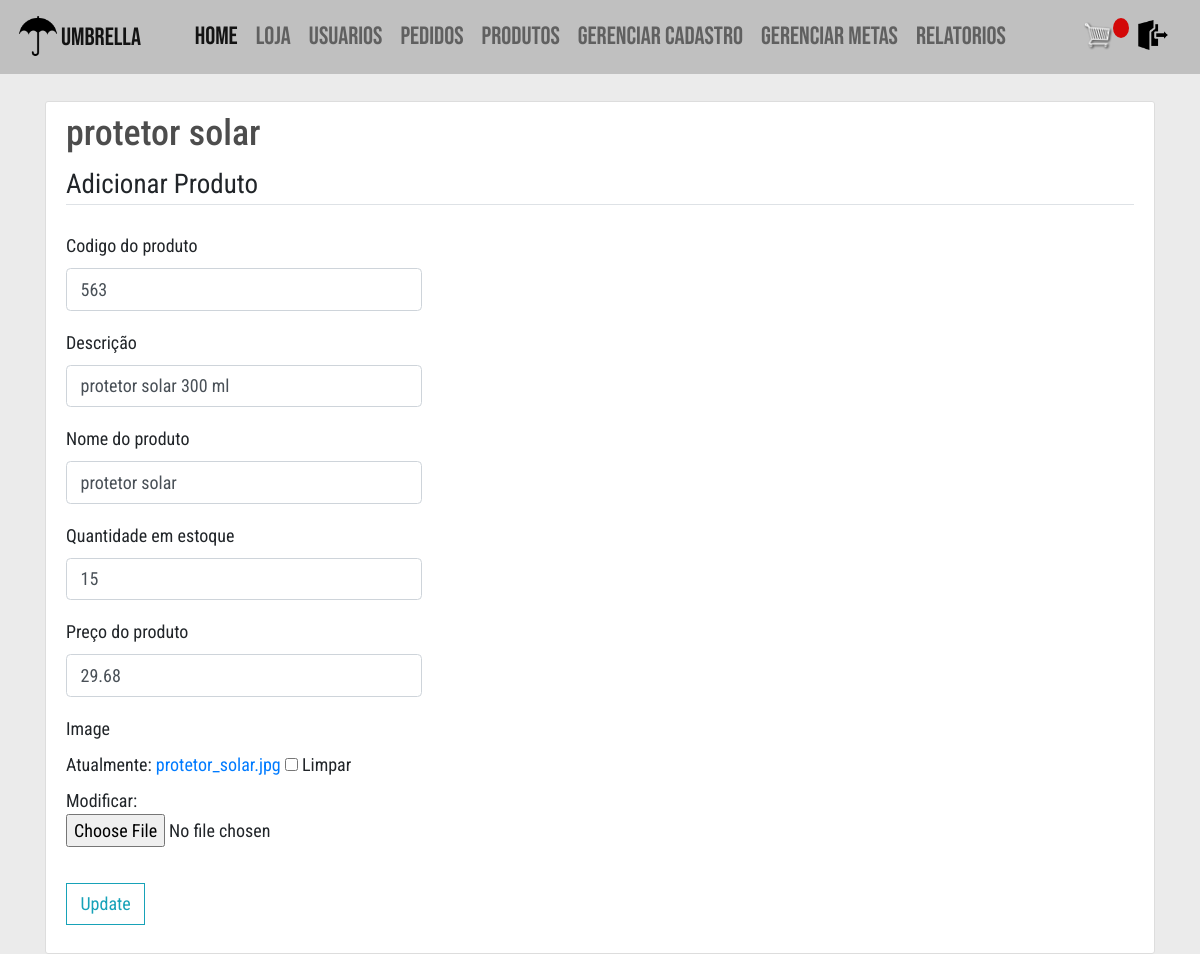
The page /atualizar_produto/1/ (signed in) on the database its author committed.
### vendas/models.py (models this page shows, shortened)
class Produto(models.Model):
    codigo = models.IntegerField(_("codigo do produto"), unique=True)
    descricao = models.CharField(_("descrição"), max_length=200)
    nome = models.CharField(_("nome do produto"),
                            max_length=100)
    qtde_estoque = models.PositiveIntegerField(
        _("quantidade em estoque"))
    preco = models.FloatField(_("preço do produto"))
    image = models.ImageField(null=True, blank=True)

### vendas/views.py (the view)
# urls.py: path('atualizar_produto/<int:pk>/',views.atualizarProduto, name='atualizar_produto'),
@login_required
@user_passes_test(supervisor_franquia_check)
def atualizarProduto(request, pk):
    produto = Produto.objects.get(id=pk)
    if request.method == 'POST':
        form = FormProduto(request.POST, request.FILES, instance=produto)
        if form.is_valid():
            form.save()
            sweetify.success(request, 'Produto atualizados')
        else:
            sweetify.error(request, 'Houve um erro na atualização dos dados')
    else:
        form = FormProduto(instance=produto)
    return render(request, 'vendas/dados_produtos.html', {'form': form, 'produto': produto})

### vendas/forms.py
class FormProduto(forms.ModelForm):
    class Meta:
        model = Produto
        fields = '__all__'

### users/models.py (called while the page is built)
    def __str__(self):
        return self.email

### vendas/views.py (called while the page is built)
def supervisor_franquia_check(user):
    if user.tipo == User.SUPERVISOR or user.tipo == User.FRANQUIA:
        return True
    else:
        return False

### vendas/templates/vendas/dados_produtos.html (shortened to what this page needs)
{% extends "vendas/base.html" %}
{% load crispy_forms_tags %}
{% block content %}
  <div class="content-section">
    <div class="media">
      <div class="media-body">
        <h2 class="account-heading">{{ produto.nome }}</h2>
      </div>
    </div>
    <form method="POST" enctype="multipart/form-data">
      <fieldset class="form-group">
        <legend class="border-bottom mb-4">Adicionar Produto</legend>
        {{ form|crispy }}
      </fieldset>
      <div class="form-group">
        <button class="btn btn-outline-info" type="submit">Update</button>
      </div>
    </form>
  </div>
{% endblock content %}

### vendas/static/vendas/css/style.css (style rules this page uses)
html { font-size: 18px; }
body { margin: 0; padding: 0; font-family: 'Roboto Condensed', sans-serif; background-color: #EBEBEB; background-size: cover; background-repeat: no-repeat; background-position: center; height: 100vh; }
h1, h2, h3, h4, h5, h6 { color: hsl(0, 0%, 30%); }
.btn { border-radius: 0; }
.content-section { background: #ffffff; padding: 10px 20px; border: 1px solid #dddddd; border-radius: 3px; margin-bottom: 20px; width: 100%; }

### rows shown on the page
Produto: nome "protetor solar", codigo "563", descricao "protetor solar 300 ml", qtde_estoque "15", preco "29.68"
